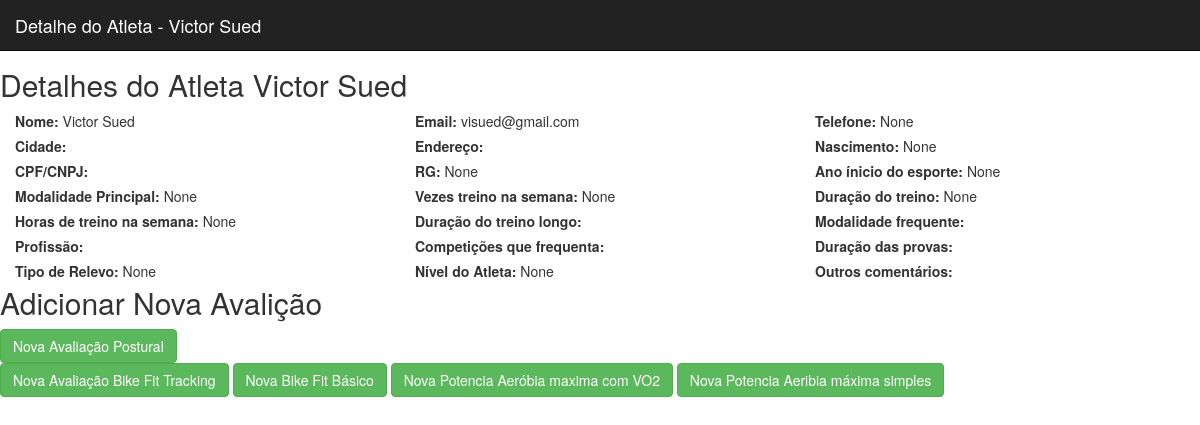
The app's page /detalhe-atleta/1/ with its own data.
### cadastros/models.py (models this page shows, shortened)
class PerfilAtleta(models.Model):
    create = models.DateTimeField(auto_now_add=True)
    update = models.DateTimeField(auto_now=True)
    nome = models.CharField('Nome', max_length=255)
    email = models.EmailField('Email', max_length=30)
    telefone = models.IntegerField('Telefone', null=True, blank=True)
    cidade = models.CharField('Cidade', max_length=50, null=True, blank=True)
    endereco = models.CharField('Endereço', max_length=50, null=True, blank=True)
    data_nascimento = models.DateField('Nascimento', null=True, blank=True)
    cpf_cnpj = models.CharField('CPF/CNPJ', max_length=14, null=True, blank=True)
    rg = models.IntegerField('RG', null=True, blank=True)
    ano_ini_esporte = models.IntegerField('Ano início do esporte', null=True, blank=True)
    modalidade_principal = models.CharField('Modalidade Principal', max_length=18, choices=MODALIDADE_PRINCIPAL, null=True, blank=True)
    vezes_treina = models.IntegerField('Vezes treino na semana', null=True, blank=True) #mudar para choices
    duracao_treino = models.IntegerField('Duração média dos treinos', null=True, blank=True) #mudar para choiices em meia em meira hora
    horas_trein_semana = models.IntegerField('Horas de treino na semana', null=True, blank=True)
    duracao_treino_longo = models.CharField('Duração do treino mais longo', max_length=50, null=True, blank=True)
    modalidade_frequente = models.CharField('Modalidade frequente', max_length=50, null=True, blank=True)
    profissao = models.CharField('Profissão', max_length=50, null=True, blank=True)
    competicoes_frequenta = models.CharField('Competições que frequenta', max_length=50, null=True, blank=True)
    duracao_provas = models.CharField('Duração das provas', max_length=50, null=True, blank=True)
    tipo_de_relevo = models.CharField('Tipo de relevo', max_length=50, choices=TIPO_RELEVO, null=True, blank=True)
    nivel_atleta = models.CharField('Nível do atleta', max_length=50, choices=NIVEL_ATLETA, null=True, blank=True)
    outros = models.CharField('Outros comentários', max_length=50, null=True, blank=True)

### cadastros/views.py (the view)
# urls.py: url(r'^detalhe-atleta/(?P<pk>[-\w]+)/$', AtletaDetailView.as_view(), name='detalhe-atleta'),
class AtletaDetailView(DetailView):
    model = PerfilAtleta
    template_name = 'detalhe-atleta.html'

### cadastros/templates/detalhe-atleta.html (shortened to what this page needs)
{% extends 'base.html' %}
{% load bootstrap3 %}
{% block menuAtual %}Detalhe do Atleta - {{ object.nome }}{% endblock menuAtual %}
{% block content %}
<h2>Detalhes do Atleta {{ object.nome }}</h2>
		<div class="col-md-4" style="text-align: left;"><label> Nome:</label> {{ object.nome }}</div>
		<div class="col-md-4" style="text-align: left;"><label> Email:</label> {{ object.email }}</div>
		<div class="col-md-4" style="text-align: left;"><label> Telefone:</label> {{ object.telefone }}</div>
		<div class="col-md-4" style="text-align: left;"><label> Cidade:</label> {{ object.cidade }}</div>
		<div class="col-md-4" style="text-align: left;"><label> Endereço:</label> {{ object.endereco }}</div>
		<div class="col-md-4" style="text-align: left;"><label> Nascimento:</label> {{ object.data_nascimento }}</div>
		<div class="col-md-4" style="text-align: left;"><label> CPF/CNPJ:</label> {{ object.cpf_cnpj }}</div>
		<div class="col-md-4" style="text-align: left;"><label> RG:</label> {{ object.rg }}</div>
		<div class="col-md-4" style="text-align: left;"><label> Ano ínicio do esporte:</label> {{ object.ano_ini_esporte }}</div>
		<div class="col-md-4" style="text-align: left;"><label> Modalidade Principal:</label> {{ object.modalidade_principal }}</div>
		<div class="col-md-4" style="text-align: left;"><label> Vezes treino na semana:</label> {{ object.vezes_treina }}</div>
		<div class="col-md-4" style="text-align: left;"><label> Duração do treino:</label> {{ object.duracao_treino }}</div>
		<div class="col-md-4" style="text-align: left;"><label> Horas de treino na semana:</label> {{ object.horas_trein_semana }}</div>
		<div class="col-md-4" style="text-align: left;"><label> Duração do treino longo:</label> {{ object.duracao_treino_longo }}</div>
		<div class="col-md-4" style="text-align: left;"><label> Modalidade frequente:</label>  {{ object.modalidade_frequente }}</div>
		<div class="col-md-4" style="text-align: left;"><label> Profissão:</label>  {{ object.profissao }}</div>
		<div class="col-md-4" style="text-align: left;"><label> Competições que frequenta:</label></div>
		<div class="col-md-4" style="text-align: left;"><label> Duração das provas:</label> {{ object.duracao_provas }}</div>
		<div class="col-md-4" style="text-align: left;"><label> Tipo de Relevo:</label> {{ object.tipo_de_relevo }}</div>
		<div class="col-md-4" style="text-align: left;"><label> Nível do Atleta:</label> {{ object.nivel_atleta }}</div>
		<div class="col-md-4" style="text-align: left;"><label> Outros comentários:</label> {{ object.outros }}</div>
	<h2>Adicionar Nova Avalição</h2>
			{% buttons %}
				<form>
			<button type="submit" class="btn btn-success" formaction="/novo-postural/{{ object.id }}">
				{% bootstrap_icon "plus" %}Nova Avaliação Postural
			</button>
				</form>
			<button type="submit" class="btn btn-success">
				{% bootstrap_icon "plus" %}Nova Avaliação Bike Fit Tracking
			</button>
			<button type="submit" class="btn btn-success">
				{% bootstrap_icon "plus" %}Nova Bike Fit Básico
			</button>
			<button type="submit" class="btn btn-success">
				{% bootstrap_icon "plus" %}Nova Potencia Aeróbia maxima com VO2
			</button>
			<button type="submit" class="btn btn-success">
				{% bootstrap_icon "plus" %}Nova Potencia Aeribia máxima simples
			</button>
			{% endbuttons %}
{% endblock content %}

### records on screen
PerfilAtleta: nome "Victor Sued", email "visued@gmail.com", telefone "None", data_nascimento "None", rg "None", ano_ini_esporte "None", modalidade_principal "None", vezes_treina "None", duracao_treino "None", horas_trein_semana "None", tipo_de_relevo "None", nivel_atleta "None"
